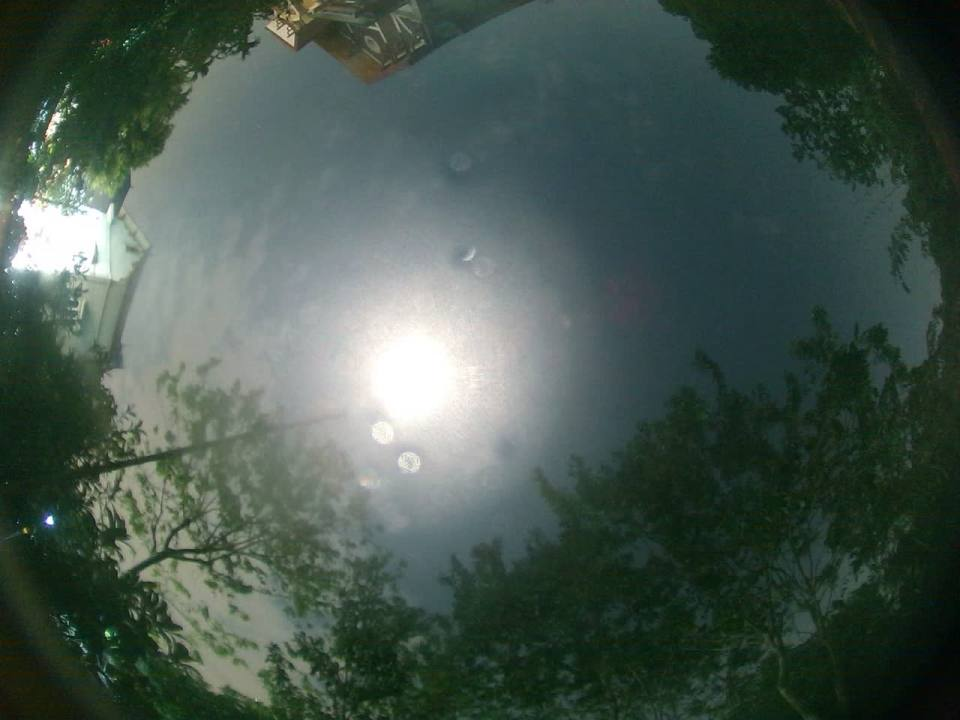
#> input picture tests/fixtures/cloud_audit/20261122_201753_009.jpg, 960 x 720 px
$ python -i focus.py   (imports and definitions only)   (older library calls are emulated)
#> lines starting #> are read from the running program, lines starting #| are printed output that depends on the picture
#> further down, picture is the input picture: shape (720, 960, 3); mean B, G, R 78.1, 86.7, 70.7
"""
Focus assistant: sharpness metrics for a native-resolution region of interest.

Three methods, picked automatically or by the user:
- "stars":    median Half-Flux Radius (HFR, px) of unsaturated point sources. Lower is sharper.
- "lights":   the same HFR measure on bright, possibly saturated night lights (street lamps, windows),
              with larger stamps. Lower is sharper.
- "contrast": brightness-normalised Tenengrad (mean squared Sobel gradient) for daytime scenes.
              Higher is sharper.

Everything runs on the ROI only (a few hundred px square), so a measurement costs ~1-3 ms.
"""

import time
from collections import deque
from typing import Any, Deque, Dict, List, Optional, Tuple

import cv2
import numpy as np

METHODS = ("auto", "stars", "lights", "contrast")
LOWER_IS_BETTER = {"stars": True, "lights": True, "contrast": False}
# Scores within one family share a scale (stars and lights are both HFR in px)
FAMILY = {"stars": "hfr", "lights": "hfr", "contrast": "contrast"}
ROI_SIZES = (128, 192, 256, 384, 512, 768)
SMOOTH_FRAMES = (1, 3, 5, 9, 15)
ROI_MODES = ("auto", "manual")


# [32 lines left out: functions smooth_scores, score_noise_pct, display_stretch, not called in this run]


def _to_gray(img: np.ndarray) -> np.ndarray:
    if img.ndim == 3:
        return cv2.cvtColor(img, cv2.COLOR_BGR2GRAY)
    return img


# [124 lines left out: functions _background, _point_sources, not called in this run]


def _contrast(gray: np.ndarray) -> float:
    """Brightness-normalised Tenengrad: mean squared gradient / mean^2 (exposure-independent).
    A light sigma=1 blur first keeps sensor noise (dominant at night and high gain) from swamping the
    gradients; on a live daytime crop it kept ~70 % of the raw sensitivity to defocus."""
    g = cv2.GaussianBlur(gray.astype(np.float32), (0, 0), 1.0)
    gx = cv2.Sobel(g, cv2.CV_32F, 1, 0, ksize=3)
    gy = cv2.Sobel(g, cv2.CV_32F, 0, 1, ksize=3)
    mean = float(g.mean())
    return float((gx * gx + gy * gy).mean()) / max(mean * mean, 1.0) * 100.0


# [100 lines left out: functions measure_focus, find_best_star, not called in this run]


class FocusSession:
    """State of an interactive focusing session (ROI, method, score history and best score)."""

    HISTORY = 240

    # [142 lines left out: functions __init__, reset_stats, configure, roi_rect, measure, record and 1 more, not called in this run]


def find_focus_point(
    img: np.ndarray,
    grid_w: int = 12,
    sky_mask: Optional[np.ndarray] = None,
    is_night: Optional[bool] = None,
) -> Optional[Dict[str, Any]]:
    """Pick where to focus, as fractions of the frame: by night the best star (else the brightest point
    light), by day the tile with the most fine detail (buildings, rooftops, cloud edges), skipping blank
    sky and the outermost tiles (frame edge, nearby walls). sky_mask (1 = open sky, frame size) keeps the
    night search off buildings, their windows and lamps."""
    gray = _to_gray(img)
    h, w = gray.shape
#> h = 720; w = 960
    scale = min(1.0, 768.0 / w)
#> scale = 0.8
    small = cv2.resize(gray, (int(w * scale), int(h * scale)), interpolation=cv2.INTER_AREA) if scale < 1 else gray
    sh, sw = small.shape
#> sh = 576; sw = 768
    bright = float(np.percentile(small, 50))
#> bright = 64
    iqr = float(np.percentile(small, 75) - np.percentile(small, 25))
#> iqr = 76
    try_stars = (is_night is True) or (is_night is not False and (bright < 60 or (bright < 155 and iqr < 40)))
#> try_stars = False
    if try_stars:
        s_scale = min(1.0, 1152.0 / w)
        s_img = cv2.resize(gray, (int(w * s_scale), int(h * s_scale)), interpolation=cv2.INTER_AREA) if s_scale < 1 else gray
        s_h, s_w = s_img.shape
        keep = np.ones((s_h, s_w), dtype=bool)
        b = max(4, s_w // 25)
        keep[:b, :] = keep[-b:, :] = False
        keep[:, :b] = keep[:, -b:] = False
        has_sky_mask = False
        if sky_mask is not None:
            m = cv2.resize(sky_mask.astype(np.uint8), (s_w, s_h), interpolation=cv2.INTER_NEAREST) > 0
            m = cv2.erode(m.astype(np.uint8), np.ones((9, 9), np.uint8)) > 0  # not right at a roof edge
            m[:b, :] = m[-b:, :] = False
            m[:, :b] = m[:, -b:] = False
            if m.mean() > 0.05:
                keep = m
                has_sky_mask = True
        keep_unsat = keep
        if s_scale < 1.0:
            sat_native = cv2.resize((gray >= 242).astype(np.uint8), (s_w, s_h), interpolation=cv2.INTER_NEAREST)
            sat_native = cv2.dilate(sat_native, np.ones((7, 7), np.uint8)) > 0
            keep_unsat = keep & (~sat_native)
        star = find_best_star(s_img, lights=False, keep_mask=keep_unsat)
        if star is not None and is_night is None and bright >= 60 and (star["saturated"] or star["snr"] < 10.0):
            star = None
        if star is None and (is_night is True or bright < 60):
            star = find_best_star(s_img, lights=True, keep_mask=keep if not has_sky_mask else None)
        if star is not None:
            kind = "lights" if star["saturated"] else "stars"
            return {"cx": (star["x"] + 0.5) / s_w, "cy": (star["y"] + 0.5) / s_h, "method": kind, "detail": star}
    tile = max(32, sw // grid_w)
#> tile = 64
    best = None
    scores = []
    for ty in range(1, sh // tile - 1):
        for tx in range(1, sw // tile - 1):
            t = small[ty * tile:(ty + 1) * tile, tx * tile:(tx + 1) * tile]
            c = _contrast(t)
            scores.append(c)
            if best is None or c > best[0]:
                best = (c, tx, ty)
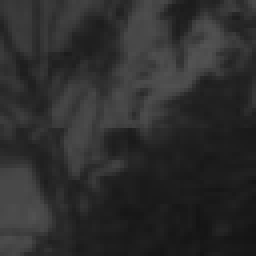
#> t: shape (64, 64) (shown 4 times larger); min 20, max 83, mean 45.1
#> after the loop, best = (153.4, 1, 7); scores = 70 values, max 153.4 at index 60, min 0.124 at index 2, mean 11.69
    if best is None or not scores:
        return None
    med = float(np.median(scores))
#> med = 2.44
    if best[0] < max(med * 1.5, 1e-6):
        return None  # nothing stands out: blank sky, fog, uniform cloud
    c, tx, ty = best
#> c = 153.4; tx = 1; ty = 7
    return {"cx": (tx + 0.5) * tile / sw, "cy": (ty + 0.5) * tile / sh, "method": "contrast",
            "detail": {"contrast": round(c, 4), "median_tile": round(med, 4)}}


# [76 lines left out: functions find_focus_tiles, analyse_sweep, not called in this run]

>>> import cv2
>>> picture = cv2.imread('../../tests/fixtures/cloud_audit/20261122_201753_009.jpg')
>>> result = find_focus_point(picture)
#> result = 4 items

$ run again, on tests/fixtures/cloud_audit/20261122_220337_587.jpg
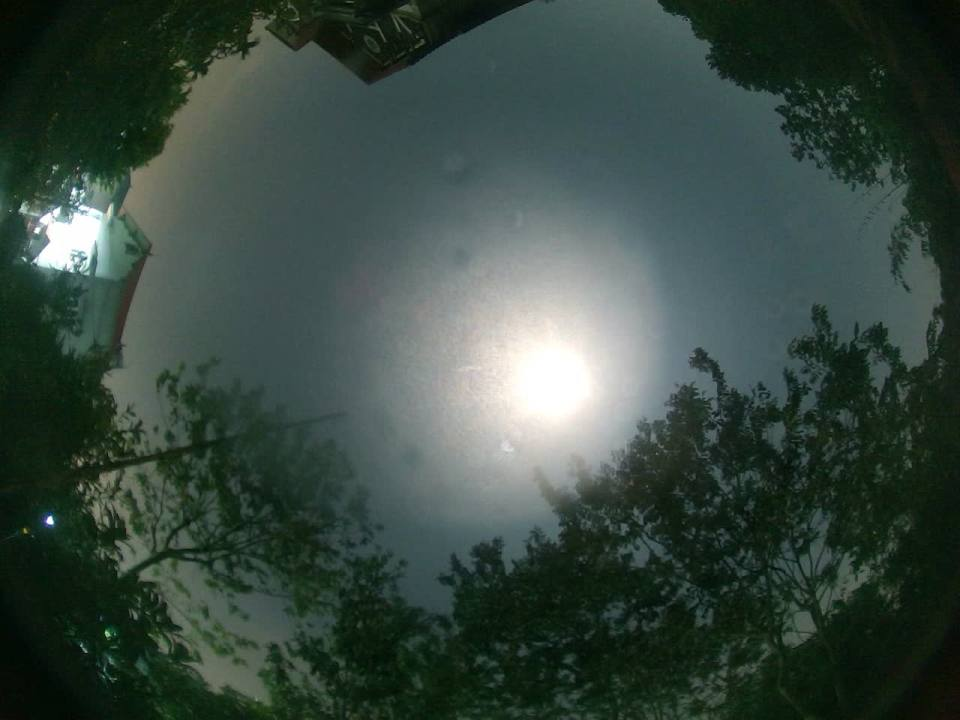
#> input picture tests/fixtures/cloud_audit/20261122_220337_587.jpg, 960 x 720 px
#> picture is the input picture: shape (720, 960, 3); mean B, G, R 64.6, 72.5, 56.6
#> bright = 64
#> iqr = 57
#> try_stars = False
#> after the loop in find_focus_point, `for ty in range(1, sh // tile - 1):`:
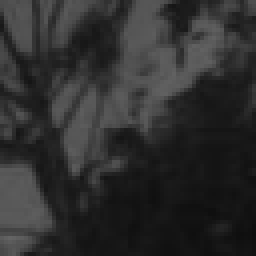
#> t: shape (64, 64) (shown 4 times larger); min 13, max 100, mean 46.4
#> after the loop in find_focus_point, `for ty in range(1, sh // tile - 1):`: best = (191.5, 1, 7); scores = 70 values, max 191.5 at index 60, min 0.124 at index 22, mean 30.39
#> med = 7.92
#> c = 191.5; tx = 1; ty = 7
#> result = 4 items
